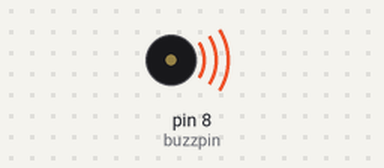
Simulated run of this sketch. Board: Arduino Uno, built with avr-gcc and run on an emulated ATmega328P. On the bench: buzzer (waves = sounding, pin HIGH). What the sketch prints to the serial monitor is not drawn.

Above: at 0.1 s.
Timing chart, 0 to 1.6 s (numbered marks = the images above):
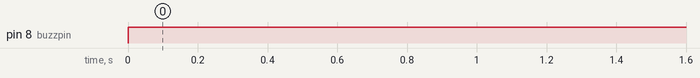

The sketch:

passivebuzzer_photoresistor_basic.ino
```cpp
int lightpin = A0;
int buzzpin = 8;
int lightval;
int delayt;

void setup() {
  // put your setup code here, to run once:
  Serial.begin(9600);
  pinMode(lightpin,INPUT);
  pinMode(buzzpin,OUTPUT);
}

void loop() {
  // put your main code here, to run repeatedly:
  lightval = analogRead(lightpin);
  delayt = (9./300.)*lightval-(9.*600./300.)+1.;
  Serial.println(lightval);
  digitalWrite(buzzpin, HIGH);
  delay(delayt);
  digitalWrite(buzzpin, LOW);
  delay(delayt);
}
```

Measured:
- by itself, pin 8 (buzzpin): LOW → HIGH at 0.00 s
